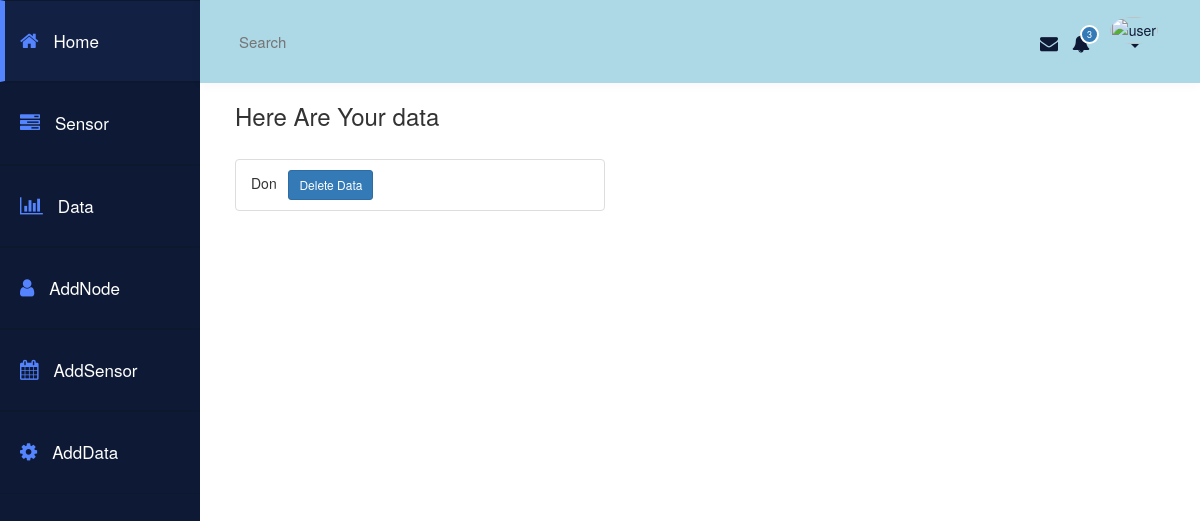
Page /chain/datas/ (signed in) on the earlier database version.
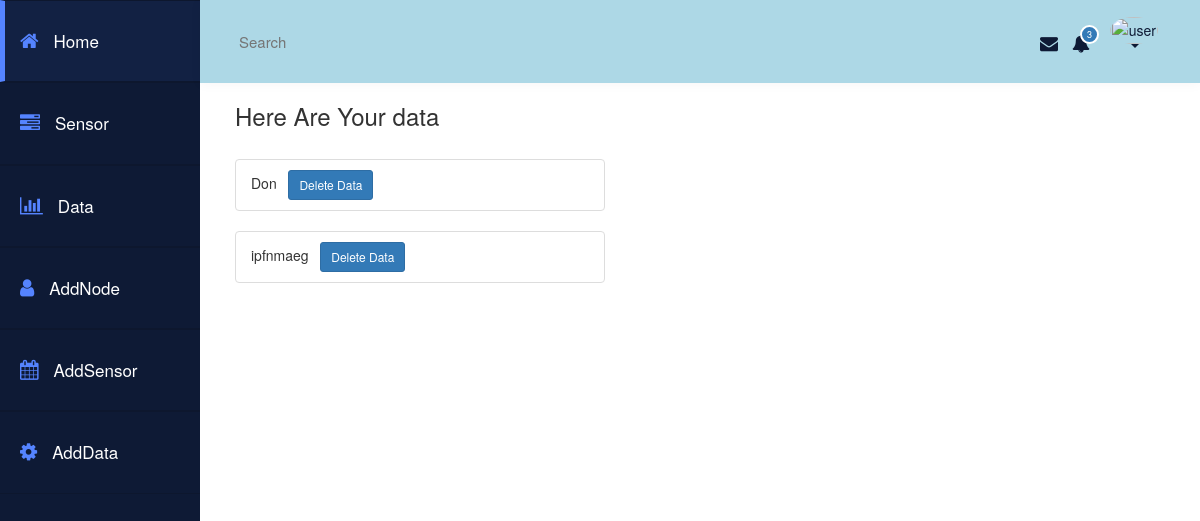
Same page on the later database version.
### chain/models.py (models this page shows, shortened)
class Data(models.Model):
    sensor_name = models.ForeignKey(Sensor,on_delete = models.CASCADE)
    data = models.CharField(max_length = 40)
    description = models.CharField(max_length = 400, blank=True)
    doc = models.DateTimeField(blank=True, default=datetime.datetime.now)

### chain/views.py (the view)
def datas(request):
    if not request.user.is_authenticated():
        return render(request, 'chain/login.html')
    else:
        mynodes = Node.objects.filter(owner=request.user)
        return render(request, 'chain/datas.html' , { 'mynodes' : mynodes})

### chain/templates/chain/datas.html (shortened to what this page needs)
{% extends "chain/base.html" %}
{% block body %}
        {% if mynodes %}
              <h3>Here Are Your data</h3> <br>
              {% for nodes in mynodes %}
                    {% if nodes.sensor_set.all %}
                        {% for  sensor in nodes.sensor_set.all %}
                              {% for  data1 in sensor.data_set.all %}
                                <ul class="list-group">
                                  <li class="list-group-item">
                                    {{data1.data}}
                                    &nbsp       <a href ="{% url 'chain:DeleteData'  data1.id %}"  class="btn btn-primary btn-sm" role="button"> Delete Data </a>
                                  </li>
                                </ul>
                              {% endfor %}
                        {% endfor %}
                    {%endif%}
              {% endfor %}
        {% else %}
            <h3>Sorry no nodes</h3>
        {% endif %}
{% endblock %}

### chain/templates/chain/base.html (shortened to what this page needs)
<html lang="en">
  <head>
    {% load staticfiles %}
    <link rel="stylesheet" href="https://ajax.googleapis.com/ajax/libs/jquery/2.2.0/jquery.min.js">
    <link rel="stylesheet" href="https://maxcdn.bootstrapcdn.com/bootstrap/3.3.7/css/bootstrap.min.css">
    <link rel="stylesheet" href="https://maxcdn.bootstrapcdn.com/bootstrap/3.3.6/js/bootstrap.min.js">
    <link rel="stylesheet" type="text/css" href= "{% static '/chain/style.css' %}">
  </head>
<link href="https://maxcdn.bootstrapcdn.com/font-awesome/4.6.3/css/font-awesome.min.css" rel="stylesheet">
<body class="home">
    <div class="container-fluid display-table">
        <div class="row display-table-row">
            <div class="col-md-2 col-sm-1 hidden-xs display-table-cell v-align box" id="navigation">
                <div class="navi">
                    <ul>
                        <li class=""><a href="{% url 'chain:index' %}"><i class="fa fa-home" aria-hidden="true"></i><span class="hidden-xs hidden-sm">Home</span></a></li>
                        <li><a href="{% url 'chain:sensors' %}"><i class="fa fa-tasks" aria-hidden="true"></i><span class="hidden-xs hidden-sm">Sensor</span></a></li>
                        <li><a href="{% url 'chain:datas' %}"><i class="fa fa-bar-chart" aria-hidden="true"></i><span class="hidden-xs hidden-sm">Data</span></a></li>
                        <li><a href="{% url 'chain:AddNode' %}"><i class="fa fa-user" aria-hidden="true"></i><span class="hidden-xs hidden-sm">AddNode</span></a></li>
                        <li><a href="{% url 'chain:AddSensor' %}"><i class="fa fa-calendar" aria-hidden="true"></i><span class="hidden-xs hidden-sm">AddSensor</span></a></li>
                        <li><a href="{% url 'chain:AddData' %}"><i class="fa fa-cog" aria-hidden="true"></i><span class="hidden-xs hidden-sm">AddData</span></a></li>
                    </ul>
                </div>
            </div>
            <div class="col-md-10 col-sm-11 display-table-cell v-align">
                <div class="row">
                    <header>
                        <div class="col-md-7">
                            <div class="search hidden-xs hidden-sm">
                                <input type="text" placeholder="Search" id="search">
                            </div>
                        </div>
                        <div class="col-md-5">
                            <div class="header-rightside">
                                <ul class="list-inline header-top pull-right">
                                    <li><a href="https://mail.google.com/mail/u/0/#inbox"><i class="fa fa-envelope" aria-hidden="true"></i></a></li>
                                    <li>
                                        <a href="{% url 'chain:datas' %}" class="icon-info">
                                            <i class="fa fa-bell" aria-hidden="true"></i>
                                            <span class="label label-primary">3</span>
                                        </a>
                                    </li>
                                    <li class="dropdown">
                                        <a href="{% url 'chain:logout' %}" class="dropdown-toggle" data-toggle="dropdown"><img src="http://jskrishna.com/work/merkury/images/user-pic.jpg" alt="user">
                                            <b class="caret"></b></a>
                                    </li>
                                </ul>
                            </div>
                        </div>
                    </header>
                </div>
                <div class="user-dashboard">
                    <div class="row">
                        <div class="col-md-5 col-sm-5 col-xs-12 gutter">
                          {% block body %}
                          {% endblock  %}
                        </div>
                    </div>
                </div>
            </div>
        </div>
    </div>
</body>
</html>

### chain/static/chain/style.css (style rules this page uses)
body { background: white url('https://encrypted-tbn2.gstatic.com/images?q=tbn:ANd9GcQj68aezTCR4-WgnKSCdV9vq_9UBTjK6burnyXEw6R-2oQSkLaz'); }
a:focus,a:hover,a { outline:none; text-decoration: none; }
li,ul { list-style: none; padding: 0; margin: 0; }
.header-top i { font-size: 18px; }
.home { background: white url('https://encrypted-tbn2.gstatic.com/images?q=tbn:ANd9GcQj68aezTCR4-WgnKSCdV9vq_9UBTjK6burnyXEw6R-2oQSkLaz'); }
#navigation { background: #0e1a35; }
#navigation { padding: 0; }
.display-table { display: table; padding: 0; height: 100%; width: 100%; }
.display-table-row { display: table-row; height: 100%; }
.display-table-cell { display: table-cell; float: none; height: 100%; }
.v-align { vertical-align: top; }
.header-top { margin: 0; padding-top: 2px; }
.header-top img { border-radius: 50%; max-width: 48px !important; width: 100%; }
.header-top i { color: #0e1a35; }
.icon-info { position: relative; }
.navi i { font-size: 20px; }
.label.label-primary { border-radius: 50%; font-size: 9px; left: 8px; position: absolute; top: -9px; }
.icon-info .label { border: 2px solid #ffffff; font-weight: 500; padding: 3px 5px; text-align: center; }
.header-top li { display: inline-block; text-align: center; }
.header-top .dropdown-toggle { color: #0e1a35; }
#navigation { -webkit-transition: all 0.5s ease; -moz-transition: all 0.5s ease; -o-transition: all 0.5s ease; transition: all 0.5s ease; }
.search input { border: none; font-size: 15px; padding: 15px 9px; width: 100%; background: rgba(0, 0, 0, 0) url("../images/search.png") no-repeat scroll 99% 12px; color: #8492af; }
header { background: #ADD8E6; box-shadow: 0 1px 12px rgba(0, 0, 0, 0.04); display: inline-block !important; line-height: 23px; padding: 15px; transition: all 0.5s ease 0s; width: 100%; -webkit-transition: all 0.5s ease; -moz-transition: all 0.5s ease; -o-transition: all 0.5s ease; transition: all 0.5s ease; }
.navi a { border-bottom: 1px solid #0d172e; border-top: 1px solid #0d172e; color: #ffffff; display: block; font-size: 17px; font-weight: 500; padding: 28px 20px; text-decoration: none; }
.navi i { margin-right: 15px; color: #5584ff; }
.hidden-xs { -webkit-transition: all 0.5s ease; -moz-transition: all 0.5s ease; -o-transition: all 0.5s ease; transition: all 0.5s ease; }
.user-dashboard { padding: 0 20px; }

Differences in the rows shown:
added Data: data "ipfnmaeg"
